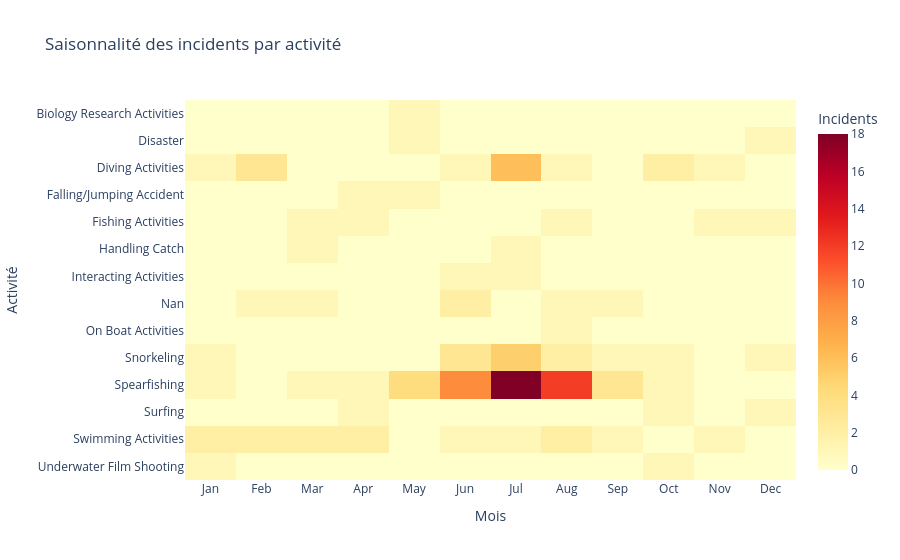

Notebook source saved alongside this figure:
### Code cell
pivot_month = (jaws
    .dropna(subset=["month"])
    .groupby(["activity", "month_name"])
    .size()
    .unstack(fill_value=0))
pivot_month = pivot_month.reindex(columns=month_order, fill_value=0)
display(pivot_month)
fig = px.imshow(pivot_month.values,
                x=pivot_month.columns, y=pivot_month.index,
                color_continuous_scale="YlOrRd", aspect="auto",
                labels=dict(x="Mois", y="Activité", color="Incidents"),
                title="Saisonnalité des incidents par activité")
fig.show()

### Figure 1 — Plotly figure (JSON) as saved in the notebook; plotly's stock layout.template omitted (floating-point values rounded to 4 significant figures; data arrays with more than 128 entries replaced by an {"elided": "..."} marker saying what was removed)
{"data": [{"coloraxis": "coloraxis", "hovertemplate": "Mois: %{x}<br>Activité: %{y}<br>Incidents: %{z}<extra></extra>", "name": "0", "type": "heatmap", "x": ["Jan", "Feb", "Mar", "Apr", "May", "Jun", "Jul", "Aug", "Sep", "Oct", "Nov", "Dec"], "xaxis": "x", "y": ["Biology Research Activities", "Disaster", "Diving Activities", "Falling/Jumping Accident", "Fishing Activities", "Handling Catch", "Interacting Activities", "Nan", "On Boat Activities", "Snorkeling", "Spearfishing", "Surfing", "Swimming Activities", "Underwater Film Shooting"], "yaxis": "y", "z": {"elided": "14x12 int values"}}], "layout": {"coloraxis": {"colorbar": {"title": {"text": "Incidents"}}, "colorscale": [[0, "rgb(255,255,204)"], [0.125, "rgb(255,237,160)"], [0.25, "rgb(254,217,118)"], [0.375, "rgb(254,178,76)"], [0.5, "rgb(253,141,60)"], [0.625, "rgb(252,78,42)"], [0.75, "rgb(227,26,28)"], [0.875, "rgb(189,0,38)"], [1, "rgb(128,0,38)"]]}, "title": {"text": "Saisonnalité des incidents par activité"}, "xaxis": {"anchor": "y", "domain": [0, 1], "title": {"text": "Mois"}}, "yaxis": {"anchor": "x", "autorange": "reversed", "domain": [0, 1], "title": {"text": "Activité"}}}}
